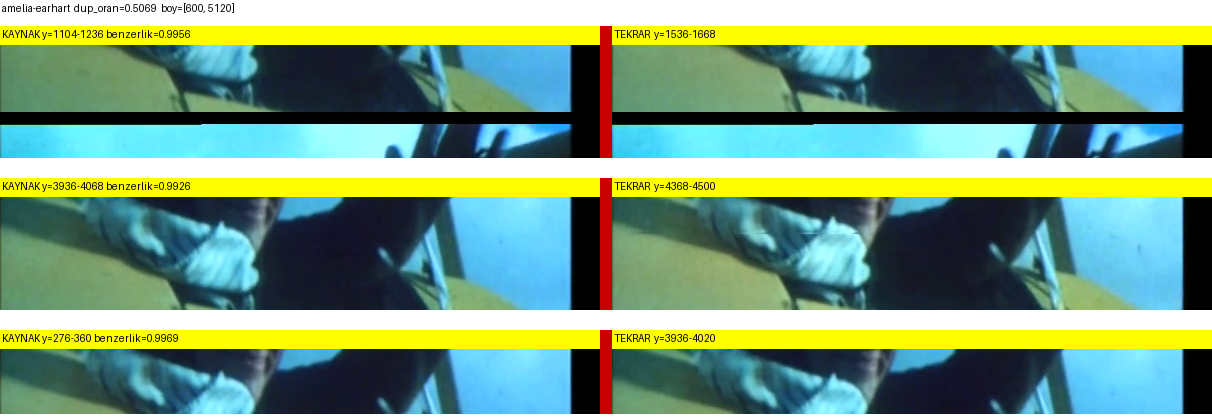
#> input picture data/master_ex/_siniflandirma/amelia-earhart_witness.png, 1212 x 418 px
$ python -i jenerik_tek_png.py   (imports and definitions only)
#> lines starting #> are read from the running program, lines starting #| are printed output that depends on the picture; after the words box and inside, x2 and y2 are one past the last pixel; in counts of white or black regions, pixels touching at a corner belong together
#> further down, picture is the input picture: shape (418, 1212, 3); mean B, G, R 127.4, 156.3, 123.3
"""
Jeneriği tek PNG'ye birleştir (paddle text-mask + overlap stitch).

Kullanim:
    # Onerilen: paddle-destekli, yazi-eslemeli
    venvs/ocr/Scripts/python.exe scripts/jenerik_tek_png.py \
        --src <frames_klasoru_VEYA_video.mp4> \
        --out output.png \
        --paddle

    # paddle olmadan fallback (text-mask = morfolojik tophat)
    python scripts/jenerik_tek_png.py --src ... --out ...

Mantik (--paddle):
  1) Her kare icin Paddle text-detection -> dt_polys (yazi kutulari).
     Sonuc <out_yan_klasoru>/_paddle_boxes_cache.json icinde cache'lenir.
  2) Her kareden 'text-only gri' uretilir: kutu disi mid-gray (128),
     kutu ici orijinal gri. Arka plan / hareketli sahne NCC sinyaline girmez.
  3) Overlap stitch: canvas'in altinda kalan son seridi (text-only) yeni karede
     template-match ile bul -> sadece eslesmenin altinda kalan YENI satirlari
     PNG'ye ekle. Cikti gercek karelerin (BGR) birlesimi.
  4) Eslesme bulunamayan kareler 'kart kesimi' kabul edilir, pHash dedup ile
     ayni kart tekrarlamadan tam frame eklenir.
"""
from __future__ import annotations
import argparse, hashlib, json, os, re, sys, time
from pathlib import Path
import numpy as np
import cv2


# ----------------------------- frame yukleme -----------------------------

def _read_bgr(path: Path) -> np.ndarray | None:
    return cv2.imdecode(np.fromfile(str(path), dtype=np.uint8), cv2.IMREAD_COLOR)


# [41 lines left out: functions list_frame_paths, extract_frames_from_video, phash, not called in this run]


def hamming(a: int, b: int) -> int:
    return bin(a ^ b).count("1")


# ----------------------------- paddle text boxes -----------------------------

_PADDLE = None

# [60 lines left out: functions _paddle_engine, paddle_text_lines, not called in this run]


def file_sig(p: Path) -> str:
    st = p.stat()
    return f"{p.name}:{st.st_size}:{int(st.st_mtime)}"


# [42 lines left out: functions detect_or_load_cache, text_only_gray, not called in this run]


# ----------------------------- satir bazli dedup -----------------------------

import re as _re
_NORM = _re.compile(r"[^a-z0-9çğıöşü]+")

# [4 lines left out: function norm_line, not called in this run]


import difflib

# [89 lines left out: functions _match_lines, stitch_text_dedup, not called in this run]


def fallback_text_mask(img: np.ndarray) -> np.ndarray:
    """Paddle yoksa: tophat + blackhat ile harf strokelarini cikar."""
    g = cv2.cvtColor(img, cv2.COLOR_BGR2GRAY)
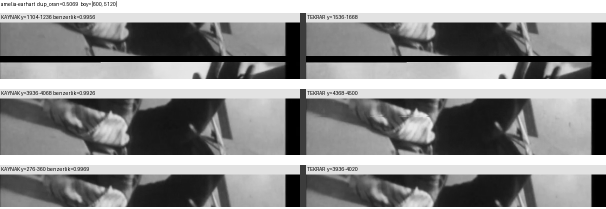
#> g: shape (418, 1212) (shown at 1/2 size); min 0, max 255, mean 143.2
    k = cv2.getStructuringElement(cv2.MORPH_RECT, (9, 9))
    th_white = cv2.morphologyEx(g, cv2.MORPH_TOPHAT, k)
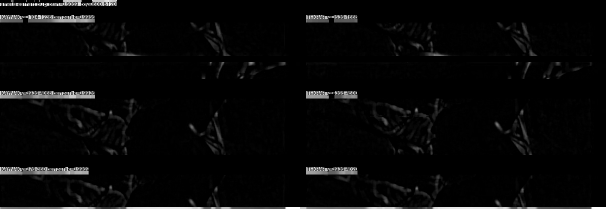
#> th_white: shape (418, 1212) (shown at 1/2 size); min 0, max 255, mean 7.2
    th_black = cv2.morphologyEx(g, cv2.MORPH_BLACKHAT, k)
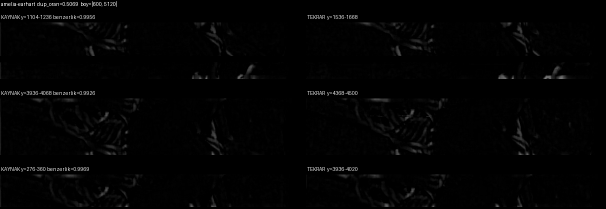
#> th_black: shape (418, 1212) (shown at 1/2 size); min 0, max 254, mean 3
    th = cv2.max(th_white, th_black)
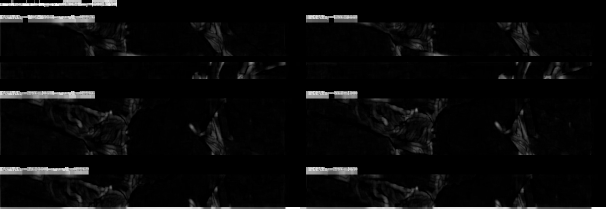
#> th: shape (418, 1212) (shown at 1/2 size); min 0, max 255, mean 9.7
    bw = cv2.threshold(th, 18, 255, cv2.THRESH_BINARY)[1]
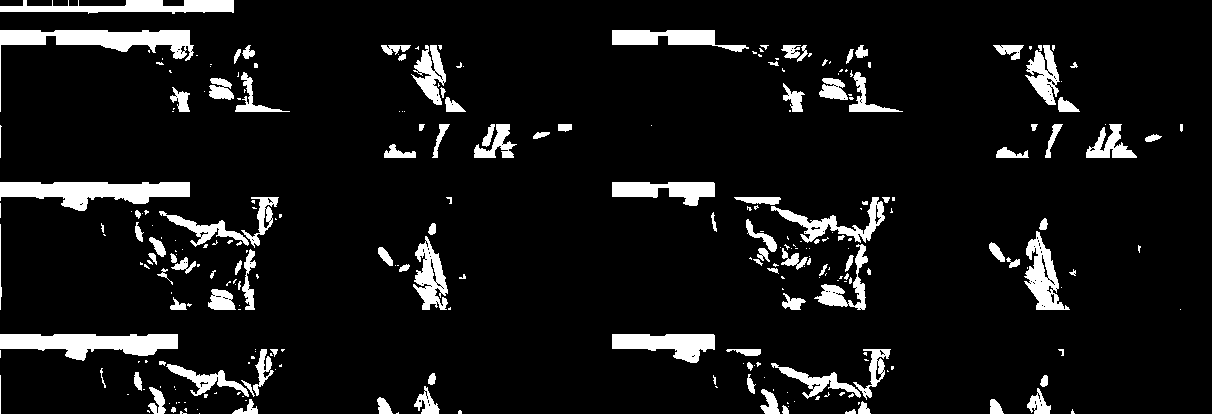
#> bw: shape (418, 1212); 9.3% white; 272 white regions (164 under 20 px), largest, box (x1, y1, x2, y2) and area: (0, 375, 1212, 418) 6834, (0, 182, 190, 211) 3225, (0, 30, 194, 112) 3110
    bw = cv2.morphologyEx(bw, cv2.MORPH_OPEN,
                          cv2.getStructuringElement(cv2.MORPH_RECT, (2, 2)))
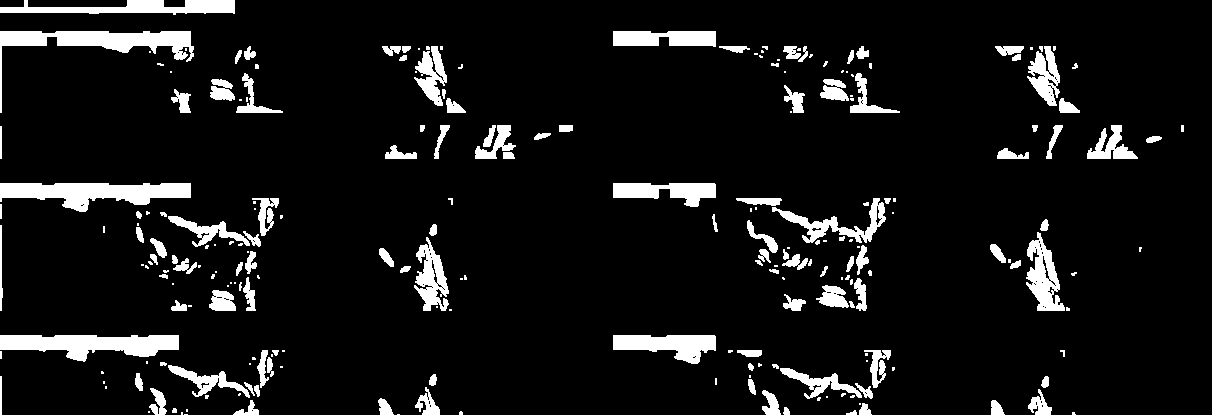
#> bw: shape (418, 1212); 9% white; 219 white regions (103 under 20 px), largest, box (x1, y1, x2, y2) and area: (0, 376, 1212, 418) 5633, (0, 183, 191, 212) 3240, (0, 31, 194, 113) 3177
    # NCC icin 0/128/255 yerine 128 zemin + 255 yazi
    out = np.full_like(g, 128)
    out[bw > 0] = 255
    return out


# ----------------------------- overlap stitch -----------------------------

# [131 lines left out: functions stitch_overlap, main, not called in this run]


# [2 lines not run here, left out]

>>> import cv2
>>> picture = cv2.imread('../data/master_ex/_siniflandirma/amelia-earhart_witness.png')
>>> result = fallback_text_mask(picture)

$ run again, on data/master_ex/_siniflandirma/ask-sarkisi_witness.png
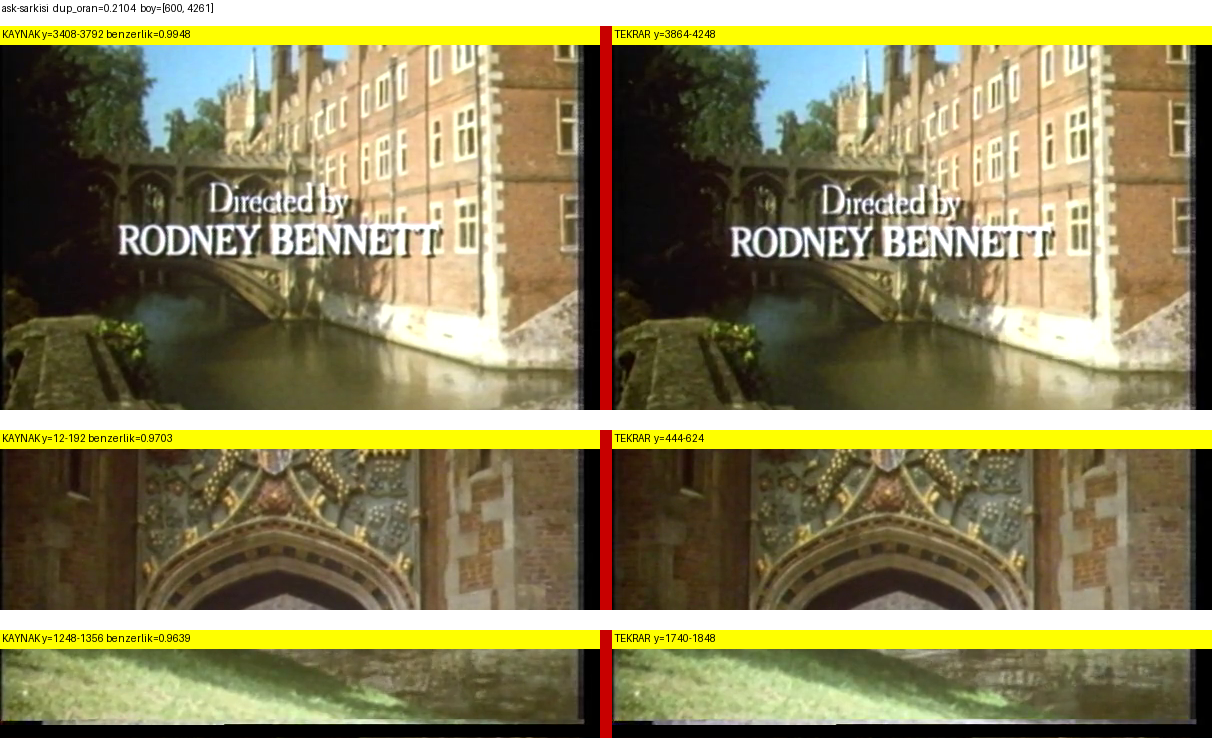
#> input picture data/master_ex/_siniflandirma/ask-sarkisi_witness.png, 1212 x 742 px
#> picture is the input picture: shape (742, 1212, 3); mean B, G, R 89.6, 130.5, 138.6
#> in fallback_text_mask, `bw = cv2.threshold(th, 18, 255, cv2.THRESH_BINARY)[1]`:
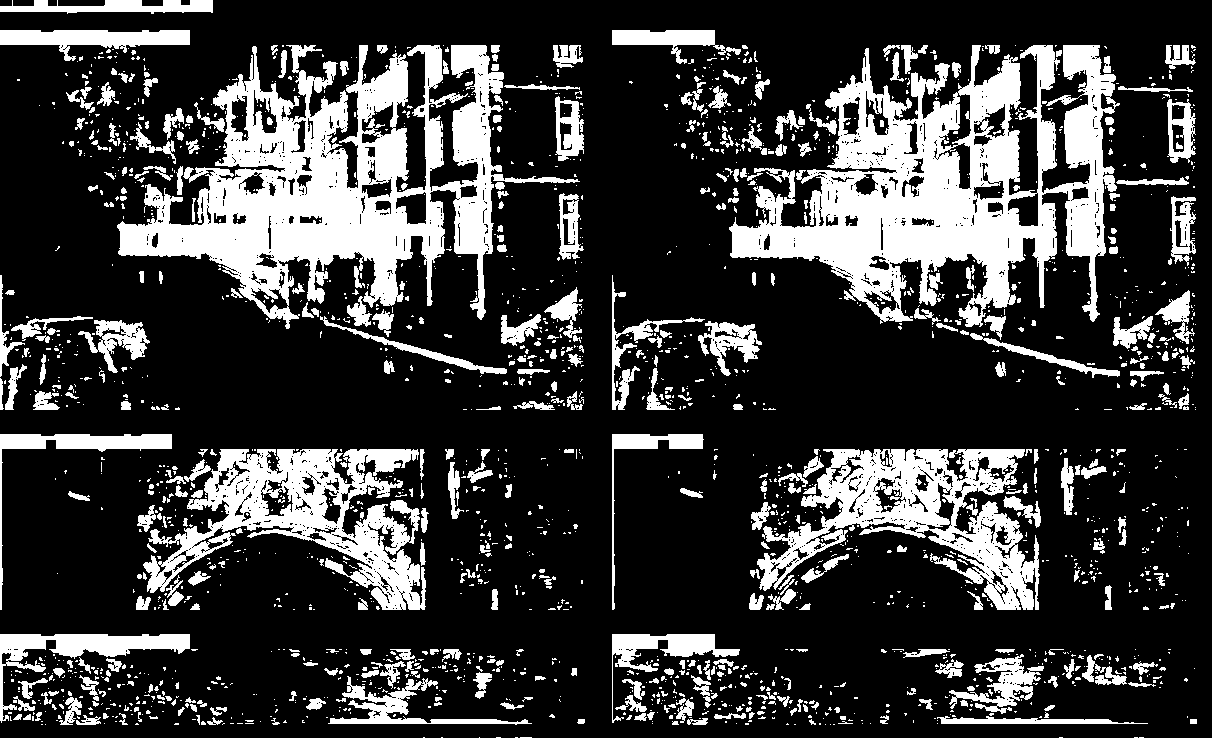
#> bw: shape (742, 1212); 23.7% white; 2156 white regions (1702 under 20 px), largest, box (x1, y1, x2, y2) and area: (729, 45, 1120, 327) 48547, (117, 45, 580, 329) 47655, (143, 449, 426, 610) 18103
#> in fallback_text_mask, `bw = cv2.morphologyEx(bw, cv2.MORPH_OPEN, cv2.getStructuringElement(cv..`:
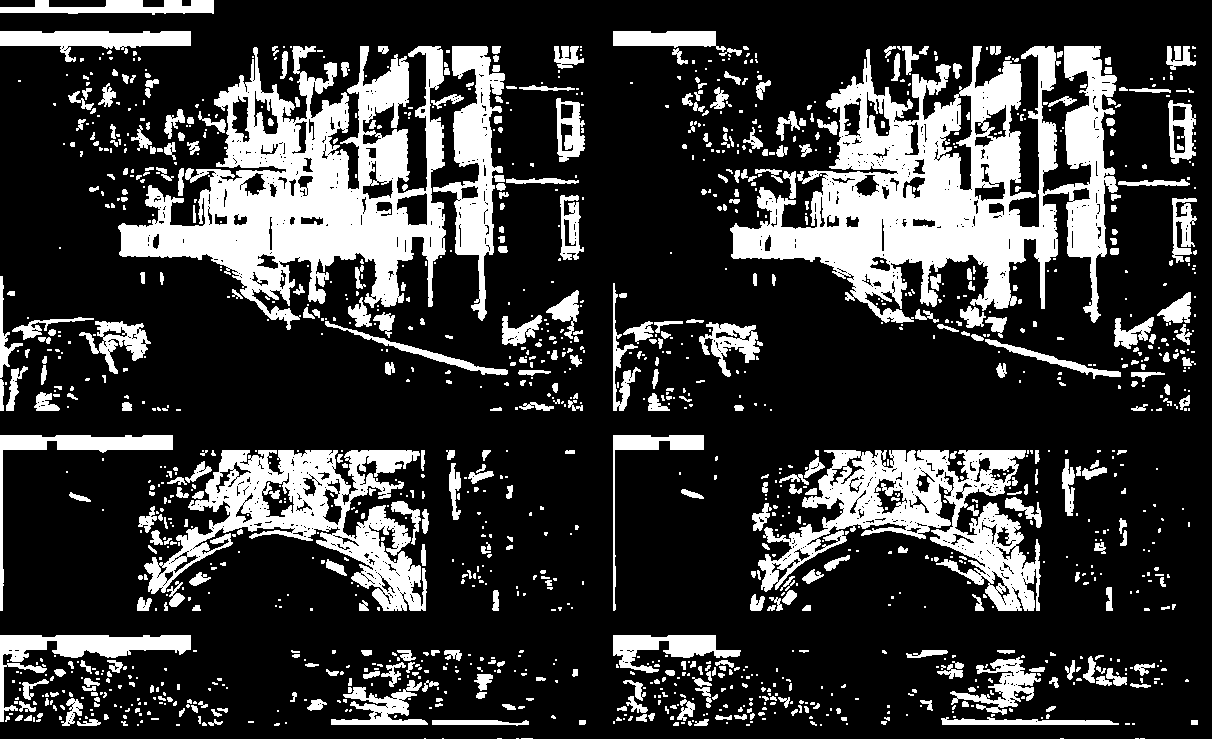
#> bw: shape (742, 1212); 22.9% white; 1411 white regions (923 under 20 px), largest, box (x1, y1, x2, y2) and area: (730, 46, 1118, 323) 47018, (118, 46, 446, 330) 39251, (758, 450, 1041, 611) 17423
